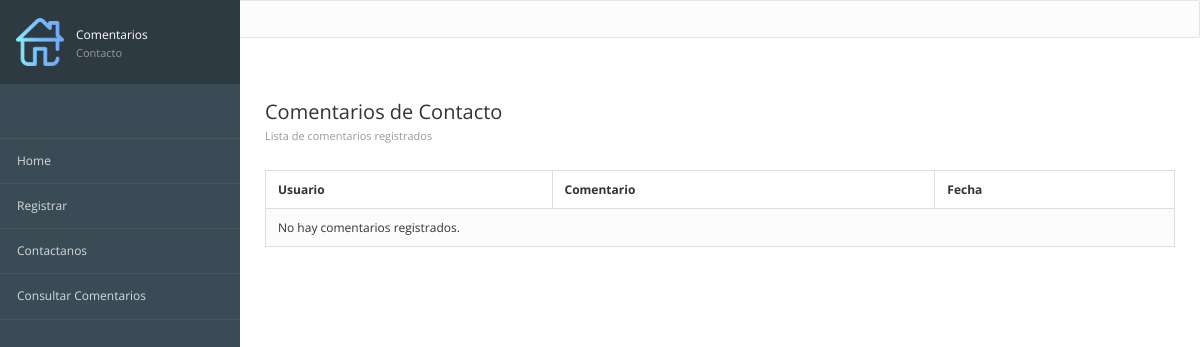
Page /consultar9/ on the earlier database version.
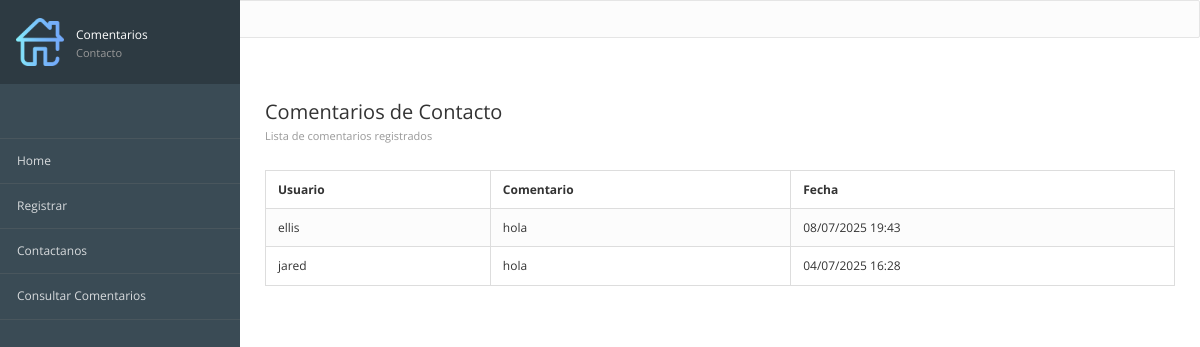
Same page on the later database version.
### registros/models.py (models this page shows, shortened)
class ComentarioContacto(models.Model):
    id = models.AutoField(primary_key=True, verbose_name="Clave")
    usuario = models.TextField(verbose_name="Usuario")
    mensaje = models.TextField(verbose_name="Comentario")
    created = models.DateTimeField(auto_now_add=True, verbose_name="Registrado")
    class Meta:
        verbose_name = "Comentario Contacto"
        verbose_name_plural = "Comentarios Contactos"
        ordering = ["-created"]
    from django.db import models

### registros/views.py (the view)
# urls.py: path('consultar9/', views_registros.consultar9, name="Consultas9"),
def consultar9(request):
    comentarios = ComentarioContacto.objects.filter(mensaje__contains="hola")
    return render(request, "registros/consultas.html", {'comentarios': comentarios})

### registros/templates/registros/consultas.html (shortened to what this page needs)
{% extends "inicio/encabezado.html" %}
{% block imagen %}
    {% load static %}
    {% static 'inicio/images/home.png' %}
{% endblock %}
{% block titulo_principal %}
    Comentarios <span>Contacto</span>
{% endblock %}
{% block contenido %}
<div class="page-header">
    <div class="page-title">
        <h3>Comentarios de Contacto
        <small>Lista de comentarios registrados</small></h3>
    </div>
</div>
<table class="table table-bordered table-striped">
    <thead>
        <tr>
            <th>Usuario</th>
            <th>Comentario</th>
            <th>Fecha</th>
        </tr>
    </thead>
    <tbody>
        {% for comentario in comentarios %}
        <tr>
            <td>{{ comentario.usuario }}</td>
            <td>{{ comentario.mensaje }}</td>
            <td>{{ comentario.created|date:"d/m/Y H:i" }}</td>
        </tr>
        {% empty %}
        <tr>
            <td colspan="3">No hay comentarios registrados.</td>
        </tr>
        {% endfor %}
    </tbody>
</table>
{% endblock %}

Differences in the rows shown:
added ComentarioContacto: usuario "ellis", mensaje "hola", created "08/07/2025 19:43"
added ComentarioContacto: usuario "jared", mensaje "hola", created "04/07/2025 16:28"
Other differences:
text no longer shown: "No hay comentarios registrados."
